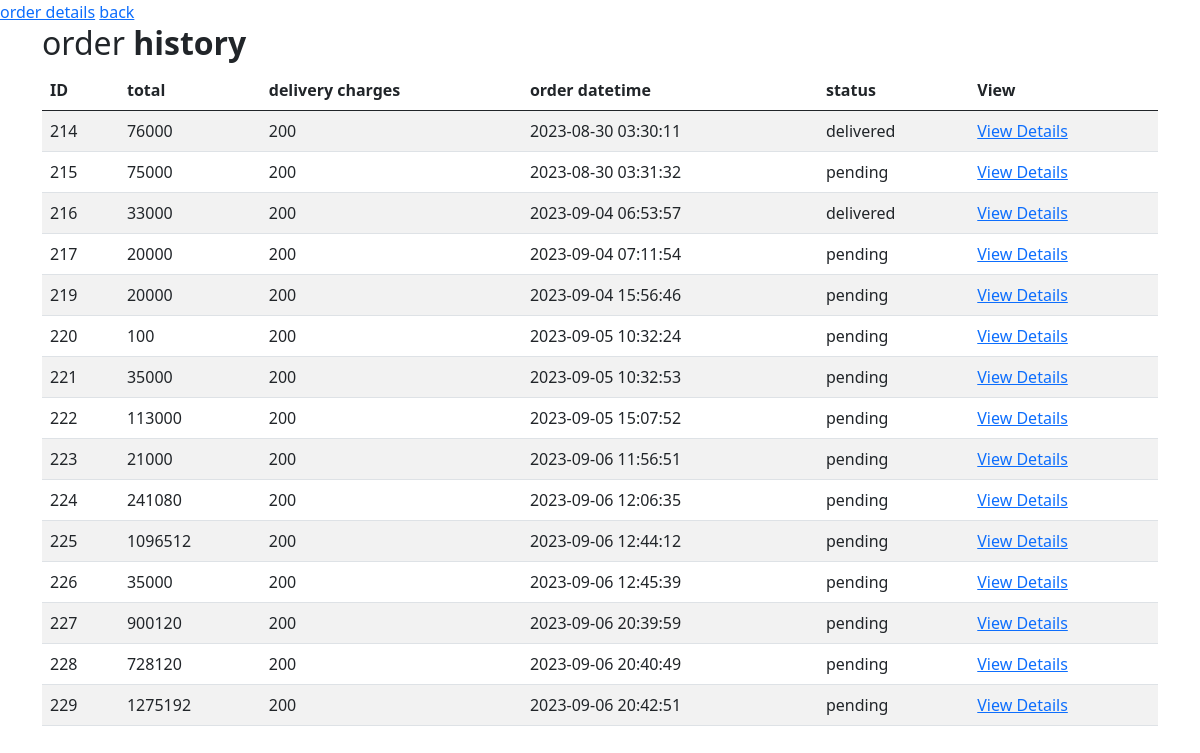
The page /user_orders.php (signed in) on the database as committed earlier.
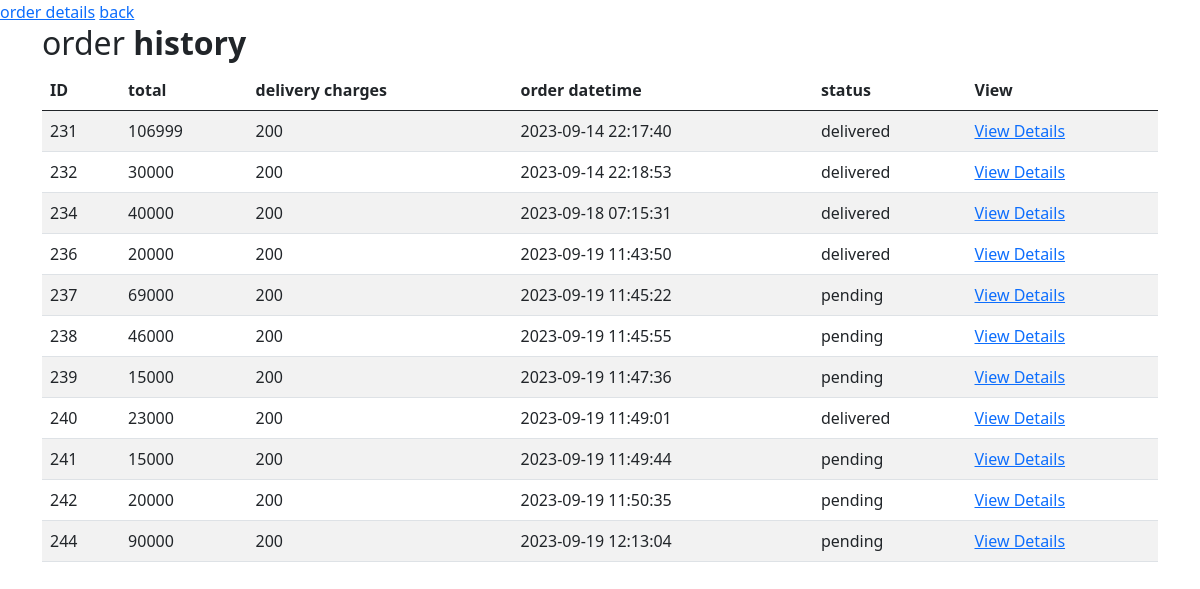
The same page on the database as committed later.
### tables this page shows
CREATE TABLE `orders` (
  `id` int(11) NOT NULL,
  `user_id` int(11) NOT NULL,
  `total` int(11) NOT NULL,
  `delivery_charges` int(11) NOT NULL,
  `order_date_time` datetime NOT NULL,
  `status` varchar(100) NOT NULL DEFAULT 'pending'
);

### user_orders.php (the view, shortened to what this page needs)
<?php
include 'config.php';
?>
<?php
$user_id = $_SESSION["user_id"];
$query = "SELECT * FROM orders where user_id='$user_id' ";
$result = $conn->query($query);
?>
<!doctype html>
<html lang="en">
<head>
    <link rel="stylesheet" href="https://stackpath.bootstrapcdn.com/font-awesome/4.7.0/css/font-awesome.min.css">
    <link rel="stylesheet" href="css/style.css">
    <link href="https://cdn.jsdelivr.net/npm/bootstrap@5.0.2/dist/css/bootstrap.min.css" rel="stylesheet">
</head>
<body>
<a href="user_orders.php">order details</a>     <a href="profile.php">back</a>
<div class="container">
    <div class="table-wrapper">
        <div class="table-title">
            <div class="row">
                <div class="col-md-6">
                    <h2>order <b>history</b></h2>
                </div>
                <div class="col-md-6">
                </div>
            </div>
        </div>
        <div class="table-responsive">
            <table class="table table-striped table-hover">
                <thead>
                <tr>
                    <th>ID</th>
                    <th>total</th>
                    <th>delivery charges</th>
                    <th>order datetime</th>
                    <th>status</th>
                    <th>View</th>
                </tr>
                </thead>
                <tbody>
                <?php
                if ($result->num_rows > 0) {
                    foreach ($result as $row) {
                        ?>
                        <tr>
                            <td><?php echo $row['id']; ?></td>
                            <td><?php echo $row['total']; ?></td>
                            <td><?php echo $row['delivery_charges']; ?></td>
                            <td><?php echo $row['order_date_time']; ?></td>
                            <td><?php echo $row['status']; ?></td>
                            <td><a href="order_details.php?id=<?php echo $row['id']; ?>">View Details</a></td>
                        </tr>
                        <?php
                    }
                }
                ?>
                </tbody>
            </table>
        </div>
    </div>
</div>
</body>
</html>

Rows that differ between the two databases and show on the page:
removed orders: id "214", total "76000", delivery_charges "200", order_date_time "2023-08-30 03:30:11", status "delivered"
removed orders: id "215", total "75000", delivery_charges "200", order_date_time "2023-08-30 03:31:32", status "pending"
removed orders: id "216", total "33000", delivery_charges "200", order_date_time "2023-09-04 06:53:57", status "delivered"
removed orders: id "217", total "20000", delivery_charges "200", order_date_time "2023-09-04 07:11:54", status "pending"
removed orders: id "219", total "20000", delivery_charges "200", order_date_time "2023-09-04 15:56:46", status "pending"
removed orders: id "220", total "100", delivery_charges "200", order_date_time "2023-09-05 10:32:24", status "pending"
removed orders: id "221", total "35000", delivery_charges "200", order_date_time "2023-09-05 10:32:53", status "pending"
removed orders: id "222", total "113000", delivery_charges "200", order_date_time "2023-09-05 15:07:52", status "pending"
removed orders: id "223", total "21000", delivery_charges "200", order_date_time "2023-09-06 11:56:51", status "pending"
removed orders: id "224", total "241080", delivery_charges "200", order_date_time "2023-09-06 12:06:35", status "pending"
removed orders: id "225", total "1096512", delivery_charges "200", order_date_time "2023-09-06 12:44:12", status "pending"
removed orders: id "226", total "35000", delivery_charges "200", order_date_time "2023-09-06 12:45:39", status "pending"
removed orders: id "227", total "900120", delivery_charges "200", order_date_time "2023-09-06 20:39:59", status "pending"
removed orders: id "228", total "728120", delivery_charges "200", order_date_time "2023-09-06 20:40:49", status "pending"
removed orders: id "229", total "1275192", delivery_charges "200", order_date_time "2023-09-06 20:42:51", status "pending"
added orders: id "231", total "106999", delivery_charges "200", order_date_time "2023-09-14 22:17:40", status "delivered"
added orders: id "232", total "30000", delivery_charges "200", order_date_time "2023-09-14 22:18:53", status "delivered"
added orders: id "234", total "40000", delivery_charges "200", order_date_time "2023-09-18 07:15:31", status "delivered"
added orders: id "236", total "20000", delivery_charges "200", order_date_time "2023-09-19 11:43:50", status "delivered"
added orders: id "237", total "69000", delivery_charges "200", order_date_time "2023-09-19 11:45:22", status "pending"
added orders: id "238", total "46000", delivery_charges "200", order_date_time "2023-09-19 11:45:55", status "pending"
added orders: id "239", total "15000", delivery_charges "200", order_date_time "2023-09-19 11:47:36", status "pending"
added orders: id "240", total "23000", delivery_charges "200", order_date_time "2023-09-19 11:49:01", status "delivered"
added orders: id "241", total "15000", delivery_charges "200", order_date_time "2023-09-19 11:49:44", status "pending"
added orders: id "242", total "20000", delivery_charges "200", order_date_time "2023-09-19 11:50:35", status "pending"
added orders: id "244", total "90000", delivery_charges "200", order_date_time "2023-09-19 12:13:04", status "pending"
